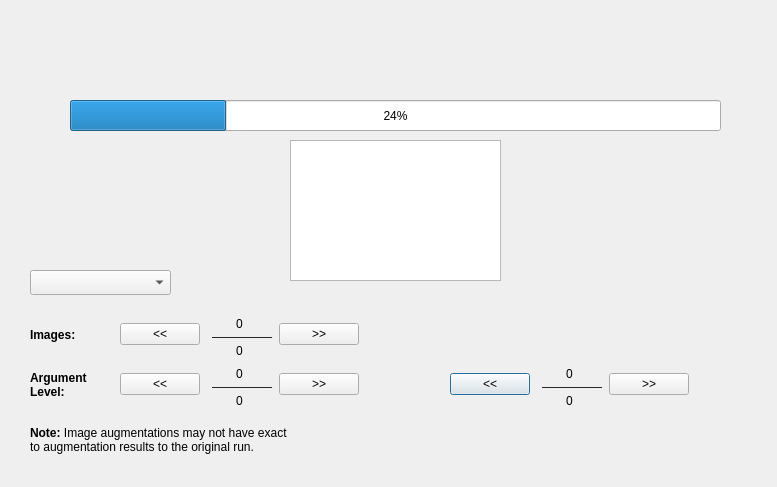
<?xml version="1.0" encoding="UTF-8"?>
<ui version="4.0">
 <class>Dialog</class>
 <widget class="QDialog" name="Dialog">
  <property name="geometry">
   <rect>
    <x>0</x>
    <y>0</y>
    <width>777</width>
    <height>487</height>
   </rect>
  </property>
  <property name="windowTitle">
   <string>Dialog</string>
  </property>
  <widget class="QLabel" name="previewImage">
   <property name="geometry">
    <rect>
     <x>20</x>
     <y>30</y>
     <width>301</width>
     <height>211</height>
    </rect>
   </property>
   <property name="text">
    <string/>
   </property>
  </widget>
  <widget class="QWidget" name="layoutWidget">
   <property name="geometry">
    <rect>
     <x>450</x>
     <y>360</y>
     <width>239</width>
     <height>48</height>
    </rect>
   </property>
   <layout class="QGridLayout" name="graphPreview">
    <item row="0" column="0" rowspan="3">
     <widget class="QPushButton" name="backGraph">
      <property name="text">
       <string>&lt;&lt;</string>
      </property>
     </widget>
    </item>
    <item row="0" column="1" rowspan="2" colspan="2">
     <widget class="QLabel" name="label_4">
      <property name="text">
       <string>0</string>
      </property>
      <property name="alignment">
       <set>Qt::AlignCenter</set>
      </property>
     </widget>
    </item>
    <item row="0" column="3" rowspan="3">
     <widget class="QPushButton" name="forwardGraph">
      <property name="text">
       <string>&gt;&gt;</string>
      </property>
     </widget>
    </item>
    <item row="1" column="2">
     <widget class="QLabel" name="label_5">
      <property name="text">
       <string>_________</string>
      </property>
     </widget>
    </item>
    <item row="2" column="1" colspan="2">
     <widget class="QLabel" name="label_6">
      <property name="text">
       <string>0</string>
      </property>
      <property name="alignment">
       <set>Qt::AlignCenter</set>
      </property>
     </widget>
    </item>
   </layout>
  </widget>
  <widget class="QProgressBar" name="progressBar">
   <property name="geometry">
    <rect>
     <x>70</x>
     <y>100</y>
     <width>651</width>
     <height>31</height>
    </rect>
   </property>
   <property name="value">
    <number>24</number>
   </property>
  </widget>
  <widget class="QWidget" name="layoutWidget">
   <property name="geometry">
    <rect>
     <x>120</x>
     <y>310</y>
     <width>239</width>
     <height>48</height>
    </rect>
   </property>
   <layout class="QGridLayout" name="picturePreview">
    <item row="0" column="0" rowspan="3">
     <widget class="QPushButton" name="previewBack">
      <property name="text">
       <string>&lt;&lt;</string>
      </property>
     </widget>
    </item>
    <item row="0" column="1" rowspan="2" colspan="2">
     <widget class="QLabel" name="label">
      <property name="text">
       <string>0</string>
      </property>
      <property name="alignment">
       <set>Qt::AlignCenter</set>
      </property>
     </widget>
    </item>
    <item row="0" column="3" rowspan="3">
     <widget class="QPushButton" name="previewForward">
      <property name="text">
       <string>&gt;&gt;</string>
      </property>
     </widget>
    </item>
    <item row="1" column="2">
     <widget class="QLabel" name="label_2">
      <property name="text">
       <string>_________</string>
      </property>
     </widget>
    </item>
    <item row="2" column="1" colspan="2">
     <widget class="QLabel" name="label_3">
      <property name="text">
       <string>0</string>
      </property>
      <property name="alignment">
       <set>Qt::AlignCenter</set>
      </property>
     </widget>
    </item>
   </layout>
  </widget>
  <widget class="QTextEdit" name="textProgress">
   <property name="geometry">
    <rect>
     <x>290</x>
     <y>140</y>
     <width>211</width>
     <height>141</height>
    </rect>
   </property>
  </widget>
  <widget class="QLabel" name="label_7">
   <property name="geometry">
    <rect>
     <x>30</x>
     <y>420</y>
     <width>331</width>
     <height>41</height>
    </rect>
   </property>
   <property name="text">
    <string>&lt;html&gt;&lt;head/&gt;&lt;body&gt;&lt;p&gt;&lt;span style=&quot; font-weight:600;&quot;&gt;Note:&lt;/span&gt; Image augmentations may not have exact &lt;br&gt;to augmentation results to the original run.&lt;/p&gt;&lt;/body&gt;&lt;/html&gt;</string>
   </property>
  </widget>
  <widget class="QWidget" name="layoutWidget_2">
   <property name="geometry">
    <rect>
     <x>120</x>
     <y>360</y>
     <width>239</width>
     <height>48</height>
    </rect>
   </property>
   <layout class="QGridLayout" name="previewNonCompound">
    <item row="0" column="0" rowspan="3">
     <widget class="QPushButton" name="previewBack_3">
      <property name="text">
       <string>&lt;&lt;</string>
      </property>
     </widget>
    </item>
    <item row="0" column="1" rowspan="2" colspan="2">
     <widget class="QLabel" name="label_11">
      <property name="text">
       <string>0</string>
      </property>
      <property name="alignment">
       <set>Qt::AlignCenter</set>
      </property>
     </widget>
    </item>
    <item row="0" column="3" rowspan="3">
     <widget class="QPushButton" name="previewForward_3">
      <property name="text">
       <string>&gt;&gt;</string>
      </property>
     </widget>
    </item>
    <item row="1" column="2">
     <widget class="QLabel" name="label_12">
      <property name="text">
       <string>_________</string>
      </property>
     </widget>
    </item>
    <item row="2" column="1" colspan="2">
     <widget class="QLabel" name="label_13">
      <property name="text">
       <string>0</string>
      </property>
      <property name="alignment">
       <set>Qt::AlignCenter</set>
      </property>
     </widget>
    </item>
   </layout>
  </widget>
  <widget class="QLabel" name="image_label">
   <property name="geometry">
    <rect>
     <x>30</x>
     <y>325</y>
     <width>81</width>
     <height>21</height>
    </rect>
   </property>
   <property name="text">
    <string>&lt;html&gt;&lt;head/&gt;&lt;body&gt;&lt;p&gt;&lt;span style=&quot; font-weight:600;&quot;&gt;Images:&lt;/span&gt;&lt;/p&gt;&lt;/body&gt;&lt;/html&gt;</string>
   </property>
  </widget>
  <widget class="QLabel" name="degrade_label">
   <property name="geometry">
    <rect>
     <x>30</x>
     <y>365</y>
     <width>91</width>
     <height>41</height>
    </rect>
   </property>
   <property name="text">
    <string>&lt;html&gt;&lt;head/&gt;&lt;body&gt;&lt;p&gt;&lt;span style=&quot; font-weight:600;&quot;&gt;Argument&lt;br/&gt;Level:&lt;/span&gt;&lt;/p&gt;&lt;/body&gt;&lt;/html&gt;</string>
   </property>
  </widget>
  <widget class="QComboBox" name="augComboBox">
   <property name="geometry">
    <rect>
     <x>30</x>
     <y>270</y>
     <width>141</width>
     <height>25</height>
    </rect>
   </property>
  </widget>
 </widget>
 <resources/>
 <connections/>
</ui>
